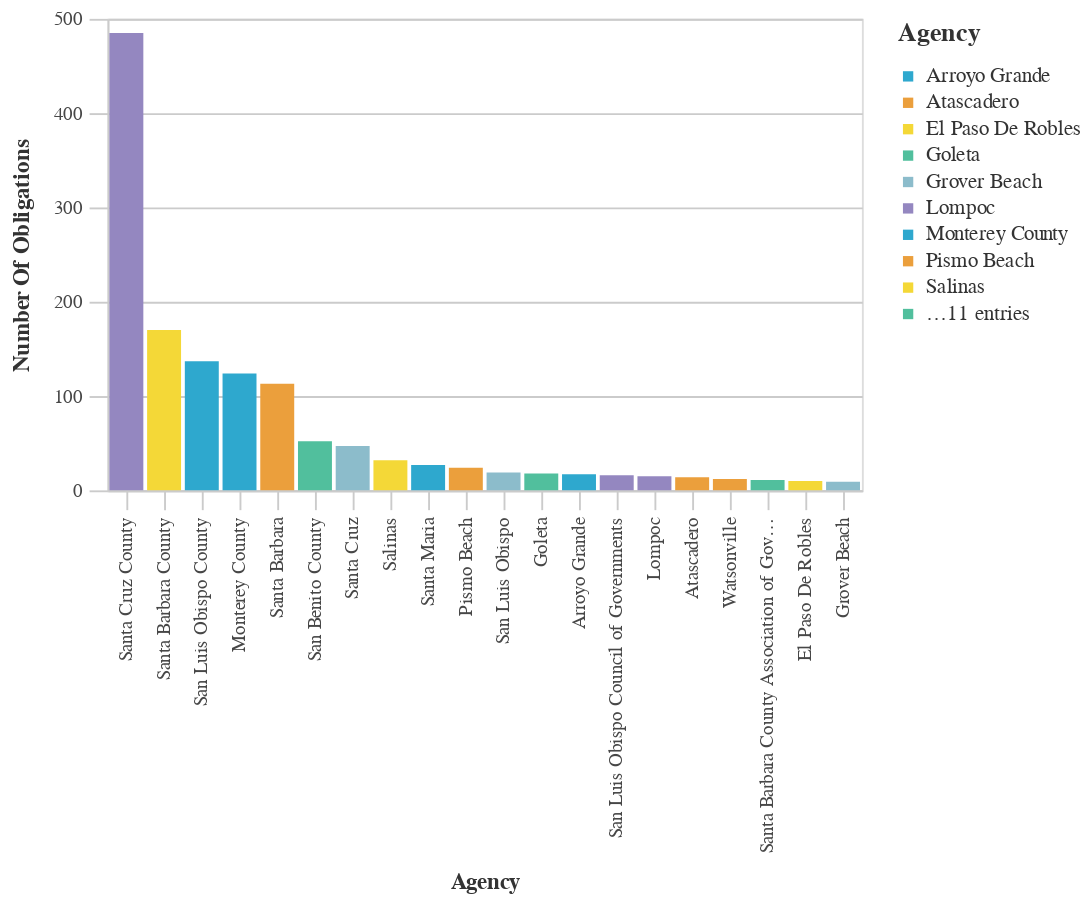

This figure's notebook cell:
### Markdown cell above
### Agencies With The Most Obligations

### Code cell
#Bar chart Agencies With The Most Obligations
chart_df = (df_top>>filter(_.variable=='primary_agency_name')).rename(columns={"value":"Agency",
                                 "count":"Number of Obligations"})
chart2 = (_dla_utils_reports.basic_bar_chart_no_save(chart_df, 'Agency', 'Number of Obligations', 'Agency', district))
    

display(chart2)

### Figure 1 — Vega-Lite specification as saved in the notebook (floating-point values rounded to 4 significant figures)
{"config": {"view": {"continuousWidth": 400, "continuousHeight": 300}, "axis": {"domainColor": "#cbcbcb", "grid": true, "gridColor": "#cbcbcb", "gridWidth": 1, "labelColor": "#474747", "labelFont": "Nunito Sans", "labelFontSize": 10, "labelPadding": 4, "tickColor": "#cbcbcb", "tickSize": 10, "titleColor": "#333", "titleFont": "Raleway", "titleFontSize": 12, "titlePadding": 10}, "axisBand": {"grid": false}, "background": "white", "font": "Raleway", "header": {"labelFont": "Nunito Sans", "titleFont": "Raleway"}, "legend": {"labelColor": "#333", "labelFont": "Nunito Sans", "labelFontSize": 11, "labelLimit": 0, "padding": 1, "symbolSize": 30, "symbolType": "square", "titleColor": "#333", "titleFont": "Raleway", "titleFontSize": 14, "titlePadding": 10}, "title": {"anchor": "middle", "font": "Raleway", "fontSize": 18, "fontWeight": 300, "offset": 20}}, "data": {"name": "data-70210f87a8ebc800245b3a2a70fa8c78"}, "mark": "bar", "encoding": {"color": {"field": "Agency", "legend": {"symbolLimit": 10, "title": "Agency"}, "scale": {"range": ["#2EA8CE", "#EB9F3C", "#F4D837", "#51BF9D", "#8CBCCB", "#9487C0"]}, "type": "nominal"}, "tooltip": [{"field": "Agency", "type": "nominal"}, {"field": "Number of Obligations", "type": "quantitative"}], "x": {"field": "Agency", "sort": "-y", "title": "Agency", "type": "nominal"}, "y": {"field": "Number of Obligations", "title": "Number Of Obligations", "type": "quantitative"}}, "height": 250, "width": 400, "$schema": "https://vega.github.io/schema/vega-lite/v4.17.0.json", "datasets": {"data-70210f87a8ebc800245b3a2a70fa8c78": [{"Agency": "Santa Cruz County", "Number of Obligations": 485, "variable": "primary_agency_name"}, {"Agency": "Santa Barbara County", "Number of Obligations": 170, "variable": "primary_agency_name"}, {"Agency": "San Luis Obispo County", "Number of Obligations": 137, "variable": "primary_agency_name"}, {"Agency": "Monterey County", "Number of Obligations": 124, "variable": "primary_agency_name"}, {"Agency": "Santa Barbara", "Number of Obligations": 113, "variable": "primary_agency_name"}, {"Agency": "San Benito County", "Number of Obligations": 52, "variable": "primary_agency_name"}, {"Agency": "Santa Cruz", "Number of Obligations": 47, "variable": "primary_agency_name"}, {"Agency": "Salinas", "Number of Obligations": 32, "variable": "primary_agency_name"}, {"Agency": "Santa Maria", "Number of Obligations": 27, "variable": "primary_agency_name"}, {"Agency": "Pismo Beach", "Number of Obligations": 24, "variable": "primary_agency_name"}, {"Agency": "San Luis Obispo", "Number of Obligations": 19, "variable": "primary_agency_name"}, {"Agency": "Goleta", "Number of Obligations": 18, "variable": "primary_agency_name"}, {"Agency": "Arroyo Grande", "Number of Obligations": 17, "variable": "primary_agency_name"}, {"Agency": "San Luis Obispo Council of Governments", "Number of Obligations": 16, "variable": "primary_agency_name"}, {"Agency": "Lompoc", "Number of Obligations": 15, "variable": "primary_agency_name"}, {"Agency": "Atascadero", "Number of Obligations": 14, "variable": "primary_agency_name"}, {"Agency": "Watsonville", "Number of Obligations": 12, "variable": "primary_agency_name"}, {"Agency": "Santa Barbara County Association of Governments", "Number of Obligations": 11, "variable": "primary_agency_name"}, {"Agency": "El Paso De Robles", "Number of Obligations": 10, "variable": "primary_agency_name"}, {"Agency": "Grover Beach", "Number of Obligations": 9, "variable": "primary_agency_name"}]}}
